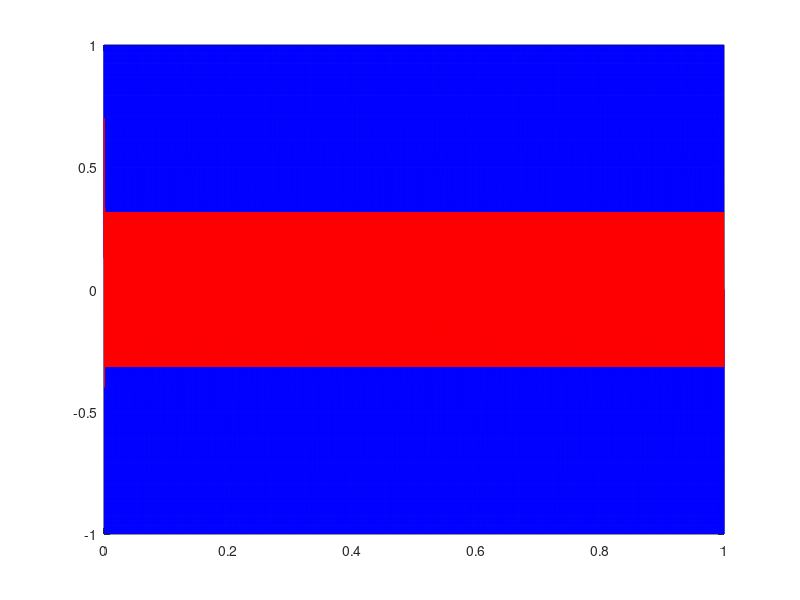
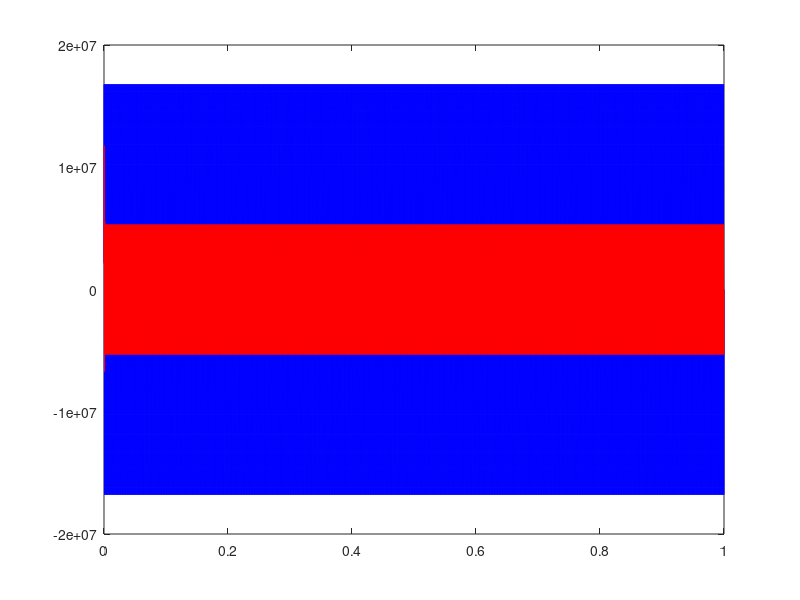
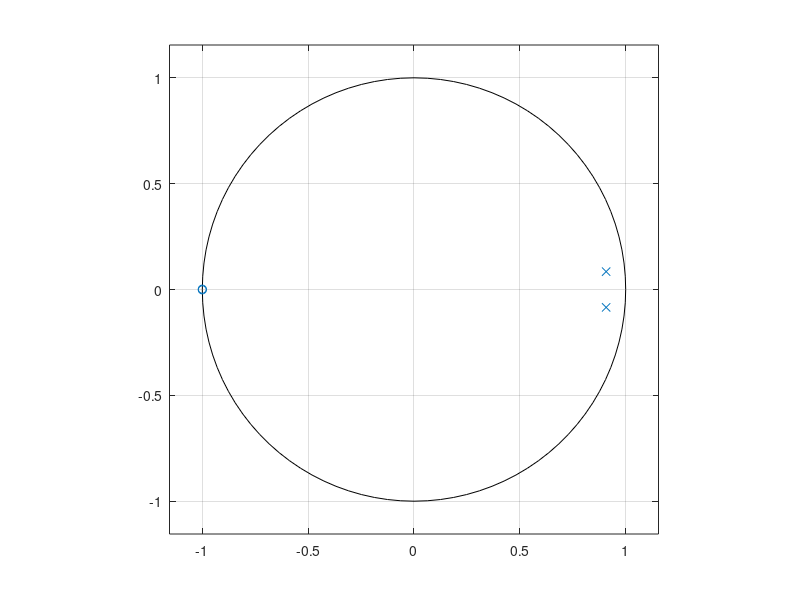
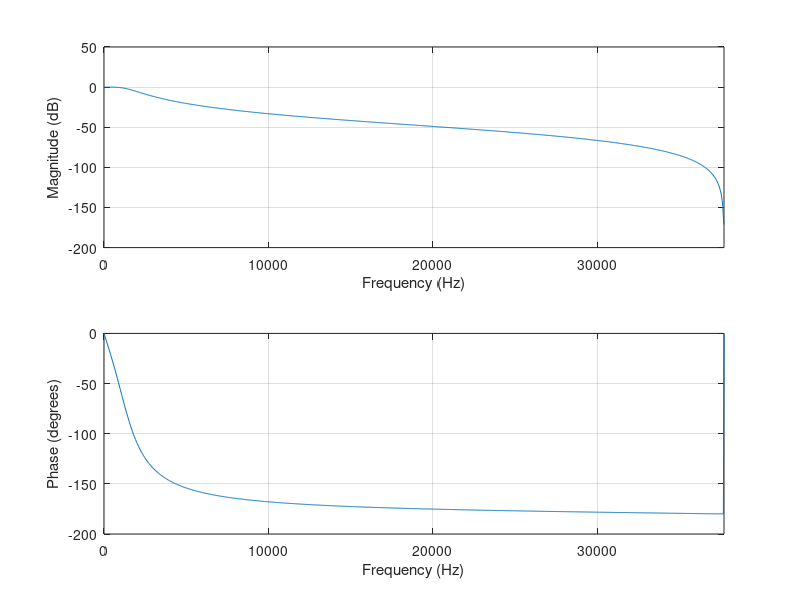

These charts were generated, in order, by the following MATLAB code: (Note: this script raises an error after producing the figures.)
% Generate data
fs = 48000;
duration = 1;
t = [1/fs:1/fs:duration];

%% Create notch filter
% Note the notch filter is create on behalf of the equations
% presented/calculated in "Notch filter.mcdx".

% Create filter coefficients
f0 = 1000; %hz
Q = 2;
%BW = 3; % In Octaves!
dbGain = -10; % Does not matter in a notch filter!

% Note that f0 is the target frequency for the filter.

r_n = 1; % Nullpoint unit circle distance.
r_p = 0.9; %Pole unit circle distance.


A = 10^(dbGain/40);
w0 = 2 * pi * f0/fs;
alpha = sin(w0) / (2 * Q); %Q
%alpha = sin(w0) * sinh((log(2)/2) * BW * (w0/sin(w0))); %BW

b0 = 1 + alpha * A;
b1 = -2*cos(w0);
b2 = 1 - alpha * A;
a0 = 1 + alpha/A;
a1 = -2*cos(w0);
a2 = 1 - alpha/A;

b = [b0, b1, b2];
a = [a0, a1, a2];
figure(6)
zplane(b, a)
figure(7)
freqz(b,a, 1024, fs/2*pi)

%% Convert to fixed point
frac = 24;

f = 1000;
signal = sin(2*pi*f*t);
fpsignal = int64(sin(2*pi*f*t) * (2^frac - 1));


b0_a0 = b0/a0
b1_a0 = b1/a0
b2_a0 = b2/a0
a1_a0 = a1/a0
a2_a0 = a2/a0


fp_b0_a0 = int64(b0/a0 * (2^frac - 1))
fp_b1_a0 = int64(b1/a0 * (2^frac - 1))
fp_b2_a0 = int64(b2/a0 * (2^frac - 1))
fp_a1_a0 = int64(a1/a0 * (2^frac - 1))
fp_a2_a0 = int64(a2/a0 * (2^frac - 1))


v = sprintf("%c", dec2hex(int64(bitshift(1, 24))))

sprintf("%c", dec2hex(fp_b0_a0))
sprintf("%c", dec2hex(fp_b1_a0))
sprintf("%c", dec2hex(fp_b2_a0))
sprintf("%c", dec2hex(fp_a1_a0))
sprintf("%c", dec2hex(fp_a2_a0))

coeffs = [b0_a0, b1_a0, b2_a0, -a1_a0, -a2_a0];
samples = [0, 0, 0, 0, 0];
resultsignal = zeros(length(signal), 1);

fpcoeffs = [fp_b0_a0, fp_b1_a0, fp_b2_a0, -fp_a1_a0, -fp_a2_a0];
fpsamples = [0, 0, 0, 0, 0]; %x0, x1, x2, y1, y2
resultfpsignal = zeros(length(fpsignal), 1);

for n = 1:length(signal)
    % Normal 
    samples(1) = signal(n);
    
    result = 0;
    for i = 1:1:5
        result = result + coeffs(i) * samples(i);
    end

    samples(5) = samples(4);
    samples(4) = result;
    samples(3) = samples(2);
    samples(2) = samples(1);

    resultsignal(n) = result;


    % Fixed point
    fpsamples(1) = fpsignal(n);
    fpresult = 0;
    for i = 1:1:5
        fpresult = fpresult + bitshift(fpcoeffs(i) * fpsamples(i), -frac);
    end
    

    fpsamples(5) = fpsamples(4);
    fpsamples(4) = fpresult;
    fpsamples(3) = fpsamples(2);
    fpsamples(2) = fpsamples(1);

    resultfpsignal(n) = fpresult;
end

for n = 1:128
    fprintf("%f,", signal(n))
end
fprintf("\n")

for n = 1:128
    fprintf("%f,", resultsignal(n))
end
fprintf("\n")

for n = 1:128
    fprintf("%i,", fpsignal(n))
end
fprintf("\n")

for n = 1:128
    fprintf("%i,", resultfpsignal(n))
end
fprintf("\n")


fig1 = figure(1);
plot(t, signal, color='b')
hold("on");
plot(t, resultsignal, color='r')
hold("off")


fig2 = figure(2);
plot(t, fpsignal, color='b')
hold("on");
plot(t, resultfpsignal, color='r')
hold("off")

%% Stuff
b0 = 0.00391608;
b1 = 0.00783215;
b2 = 0.00391608;
a0 = 1;
a1 = -1.81531792;
a2 = 0.83098222;

frac = 23;

b0_a0 = int64(b0 * (2^frac - 1))
b1_a0 = int64(b1 * (2^frac - 1))
b2_a0 = int64(b2 * (2^frac - 1))
a1_a0 = int64(-a1 * (2^frac - 1))
a2_a0 = int64(-a2 * (2^frac - 1))

b = [b0, b1, b2];
a = [a0, a1, a2];
figure(6)
zplane(b, a)
figure(7)
freqz(b,a, 1024, fs/2*pi)

%% Filter:
% See mathcad prime document "Notch filter.mcdx" for equations.
% y(n) = b0*x(n) - b1*x(n-1) + b2*x(n-2) + a1*y(n-1) - a2*y(n-2)

filter_y_offset = 2;
filter_x_offset = 2;

y1 = zeros(length(x1)+filter_y_offset, 1);
y2 = zeros(length(x1)+filter_y_offset, 1);

pre = 5;

for n = (1 + filter_y_offset):length(x1)
    % y(n) = b0*x(n) + b1*x(n-1) + b2*x(n-2) - a1*y(n-1) - a2*y(n-2); %Prob negative a1 and a2 in the difference equation and in the coefficients a1 and a2.
    %y(n) = b0*x(n) + b1*x(n-1) + b2*x(n-2) - a1*y(n-1) - a2*y(n-2);
    y1(n) = b0/a0 * x1(n) + b1/a0 * x1(n-1) + b2/a0 * x1(n-2) - a1/a0 * y1(n-1) - a2/a0*y1(n-2);
    y2(n) = b0/a0 * x2(n) + b1/a0 * x2(n-1) + b2/a0 * x2(n-2) - a1/a0 * y2(n-1) - a2/a0*y2(n-2);
end

figure(1);
plot(x1);

figure(2);
plot(y1);

%% fft
h = fft(x1);
figure(3);
plot(abs(h))

h2 = fft(y1);
figure(4);
plot(abs(h2))


%% playback raw
sound([x1, x2], fs)


%% playback filtered
sound([y1, y2], fs)

